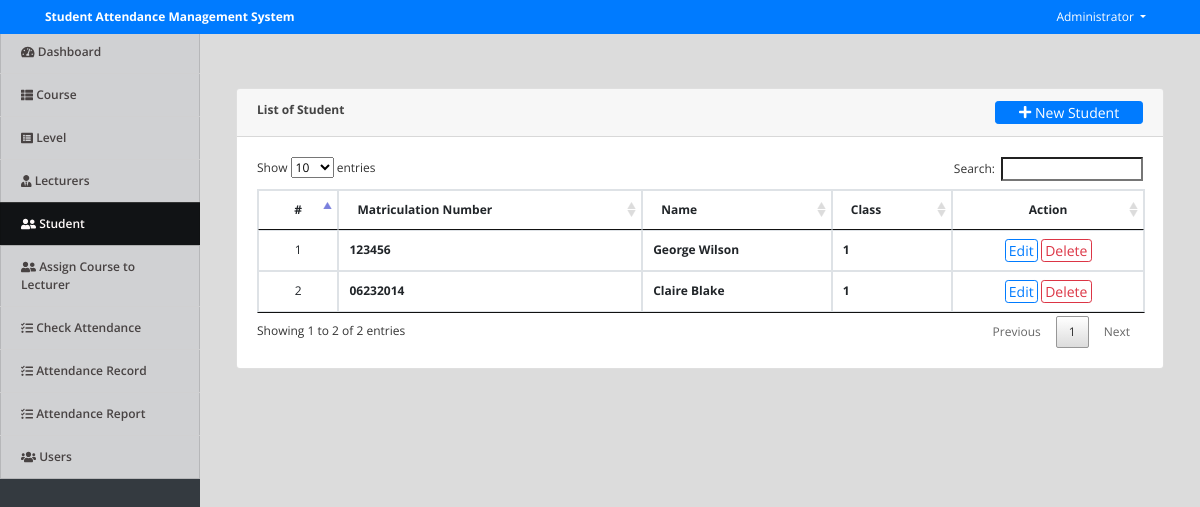
The app's page /index.php?page=students (signed in) with its own data.
### tables this page shows
CREATE TABLE `students` (
  `id` int(30) NOT NULL,
  `id_no` varchar(50) NOT NULL,
  `class_id` int(30) NOT NULL,
  `name` text NOT NULL,
  `date_created` datetime NOT NULL DEFAULT current_timestamp()
);

### students.php (the view, shortened to what this page needs)
<?php include('db_connect.php');?>
<div class="container-fluid">
	<div class="col-lg-12">
		<div class="row">
			<div class="col-md-12">
				<div class="card">
					<div class="card-header">
						<b>List of Student</b>
						<span class="float:right"><a class="btn btn-primary btn-block btn-sm col-sm-2 float-right" href="javascript:void(0)" id="new_student">
					<i class="fa fa-plus"></i> New Student
				</a></span>
					</div>
					<div class="card-body">
						<table class="table table-condensed table-bordered table-hover">
							<thead>
								<tr>
									<th class="text-center">#</th>
									<th class="">Matriculation Number</th>
									<th class="">Name</th>
									<th class="">Class</th>
									<th class="text-center">Action</th>
								</tr>
							</thead>
							<tbody>
								<?php
								$i = 1;
								$student = $conn->query("SELECT s.*,concat(c.level) as `class` FROM students s inner join `class` c on c.id = s.class_id inner join courses co on co.id = c.course_id order by s.name desc ");
								while($row=$student->fetch_assoc()):
								?>
								<tr>
									<td class="text-center"><?php echo $i++ ?></td>
									<td>
										<p> <b><?php echo $row['id_no'] ?></b></p>
									</td>
									<td>
										<p> <b><?php echo ucwords($row['name']) ?></b></p>
									</td>
									<td class="">
										 <p> <b><?php echo $row['class'] ?></b></p>
									</td>
									<td class="text-center">
										<button class="btn btn-sm btn-outline-primary edit_student" type="button" data-id="<?php echo $row['id'] ?>" >Edit</button>
										<button class="btn btn-sm btn-outline-danger delete_student" type="button" data-id="<?php echo $row['id'] ?>">Delete</button>
									</td>
								</tr>
								<?php endwhile; ?>
							</tbody>
						</table>
					</div>
				</div>
			</div>
		</div>
	</div>
</div>

### index.php (shortened to what this page needs)
<!DOCTYPE html>
<html lang="en">
<head>
<?php
 include('./header.php');
 ?>
</head>
<body>
	<?php include 'topbar.php' ?>
	<?php include 'navbar.php' ?>
  <main id="view-panel" >
      <?php $page = isset($_GET['page']) ? $_GET['page'] :'home'; ?>
  	<?php include $page.'.php' ?>
  </main>
</body>
</html>

### header.php (shortened to what this page needs)
  <link rel="stylesheet" href="assets/font-awesome/css/all.min.css">
<link href="assets/vendor/bootstrap/css/bootstrap.min.css" rel="stylesheet">
<link href="assets/vendor/icofont/icofont.min.css" rel="stylesheet">
<link href="assets/vendor/boxicons/css/boxicons.min.css" rel="stylesheet">
<link href="assets/vendor/venobox/venobox.css" rel="stylesheet">
<link href="assets/vendor/animate.css/animate.min.css" rel="stylesheet">
<link href="assets/vendor/remixicon/remixicon.css" rel="stylesheet">
<link href="assets/vendor/owl.carousel/assets/owl.carousel.min.css" rel="stylesheet">
<link href="assets/vendor/bootstrap-datepicker/css/bootstrap-datepicker.min.css" rel="stylesheet">
<link href="assets/DataTables/datatables.min.css" rel="stylesheet">
<link href="assets/css/jquery.datetimepicker.min.css" rel="stylesheet">
<link href="assets/css/select2.min.css" rel="stylesheet">
<link href="assets/css/style.css" rel="stylesheet">
<link type="text/css" rel="stylesheet" href="assets/css/jquery-te-1.4.0.css">

### topbar.php (shortened to what this page needs)
<nav class="navbar navbar-light fixed-top bg-primary" style="padding:0">
  <div class="container-fluid mt-2 mb-2">
  	<div class="col-lg-12">
      <div class="col-md-4 float-left text-white">
        <large><b><?php echo isset($_SESSION['system']['name']) ? $_SESSION['system']['name'] : '' ?></b></large>
      </div>
	  	<div class="float-right">
        <div class=" dropdown mr-4">
            <a href="#" class="text-white dropdown-toggle"  id="account_settings" data-toggle="dropdown" aria-haspopup="true" aria-expanded="false"><?php echo $_SESSION['login_name'] ?> </a>
        </div>
      </div>
  </div>
</nav>

### navbar.php (shortened to what this page needs)
<nav id="sidebar" class='mx-lt-5 bg-dark' >
		<div class="sidebar-list">
				<a href="index.php?page=home" class="nav-item nav-home"><span class='icon-field'><i class="fa fa-tachometer-alt "></i></span> Dashboard</a>
				<?php if($_SESSION['login_faculty_id'] <= 0): ?>
				<a href="index.php?page=courses" class="nav-item nav-courses"><span class='icon-field'><i class="fa fa-th-list "></i></span> Course</a>
				<a href="index.php?page=class" class="nav-item nav-class"><span class='icon-field'><i class="fa fa-list-alt "></i></span> Level </a>
				<a href="index.php?page=faculty" class="nav-item nav-faculty"><span class='icon-field'><i class="fa fa-user-tie "></i></span> Lecturers</a>
				<a href="index.php?page=students" class="nav-item nav-students"><span class='icon-field'><i class="fa fa-user-friends "></i></span> Student</a>
				<a href="index.php?page=class_subject" class="nav-item nav-class_subject"><span class='icon-field'><i class="fa fa-user-friends "></i></span> Assign Course to Lecturer</a>
				<?php endif; ?>
				<a href="index.php?page=check_attendance" class="nav-item nav-check_attendance"><span class='icon-field'><i class="fa fa-tasks "></i></span> Check Attendance</a>
				<a href="index.php?page=attendance_record" class="nav-item nav-attendance_record"><span class='icon-field'><i class="fa fa-tasks "></i></span> Attendance Record</a>
				<a href="index.php?page=attendance_report" class="nav-item nav-attendance_report"><span class='icon-field'><i class="fa fa-tasks "></i></span> Attendance Report</a>
				<?php if($_SESSION['login_type'] == 1): ?>
				<a href="index.php?page=users" class="nav-item nav-users"><span class='icon-field'><i class="fa fa-users "></i></span> Users</a>
			<?php endif; ?>
		</div>
</nav>

### assets/css/style.css (style rules this page uses)
body { font-family: "Open Sans", sans-serif; color: #444444; width: 100%; height: calc(100%); font-size: 12px; }
a { color: #1977cc; }
nav#sidebar { height: calc(100%); position: fixed; z-index: 99; left: 0; width: 200px; font-size: 12px; top: 2.5em; }
a.nav-item { position: relative; display: block; padding: .75rem 1.25rem; margin-bottom: -1px; border: 1px solid rgba(0,0,0,.125); background-color: #ffffffc4; color: #484343; font-weight: 600; }
a.nav-item:hover, .nav-item.active { background-color: #000000ad; color: #fffafa; }
main#view-panel { margin-left: 200px; width:calc(100% - 200px); margin-top: 2.8em; padding: .5em }
.btn-sm { padding: .0001rem .2rem; }

### index.php (style rules this page uses)
body { background: #80808045; }

### students.php (style rules this page uses)
td { vertical-align: middle !important; }
td p { margin: unset }

### records on screen
students: id_no "123456", name "George Wilson", class "1"
students: id_no "06232014", name "Claire Blake", class "1"

### other values on screen
$_SESSION['system']['name'] "Student Attendance Management System"
$_SESSION['login_name'] "Administrator"
